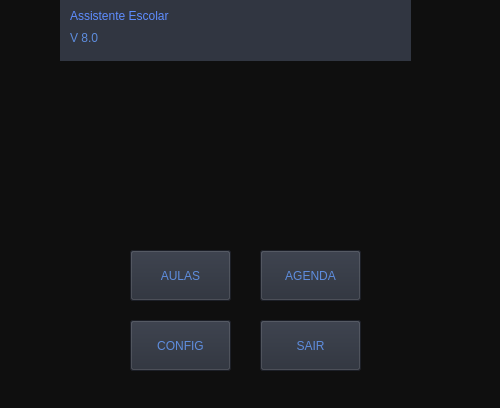
<?xml version="1.0" encoding="UTF-8"?>
<ui version="4.0">
 <class>dialog</class>
 <widget class="QDialog" name="dialog">
  <property name="geometry">
   <rect>
    <x>0</x>
    <y>0</y>
    <width>500</width>
    <height>408</height>
   </rect>
  </property>
  <property name="windowTitle">
   <string>Página inicial</string>
  </property>
  <property name="styleSheet">
   <string notr="true">background-color: rgb(15, 15, 15);
color: rgb(255, 255, 255);</string>
  </property>
  <widget class="QDialogButtonBox" name="buttonBox">
   <property name="geometry">
    <rect>
     <x>10</x>
     <y>600</y>
     <width>461</width>
     <height>32</height>
    </rect>
   </property>
   <property name="orientation">
    <enum>Qt::Horizontal</enum>
   </property>
   <property name="standardButtons">
    <set>QDialogButtonBox::Cancel|QDialogButtonBox::Ok</set>
   </property>
  </widget>
  <widget class="QLabel" name="label">
   <property name="geometry">
    <rect>
     <x>60</x>
     <y>0</y>
     <width>351</width>
     <height>61</height>
    </rect>
   </property>
   <property name="styleSheet">
    <string notr="true">background-color: rgb(49,54,65);
</string>
   </property>
   <property name="text">
    <string/>
   </property>
  </widget>
  <widget class="QLabel" name="label_2">
   <property name="geometry">
    <rect>
     <x>70</x>
     <y>0</y>
     <width>291</width>
     <height>31</height>
    </rect>
   </property>
   <property name="styleSheet">
    <string notr="true">background-color: rgb(49,54,65);
color: rgb(94,141,255);
font: 87 20pt &quot;Arial Black&quot;;</string>
   </property>
   <property name="text">
    <string>Assistente Escolar</string>
   </property>
  </widget>
  <widget class="QLabel" name="label_3">
   <property name="geometry">
    <rect>
     <x>70</x>
     <y>30</y>
     <width>51</width>
     <height>16</height>
    </rect>
   </property>
   <property name="styleSheet">
    <string notr="true">background-color: rgb(49,54,65);
color: rgb(94,141,222);
font: 87 12pt &quot;Arial Black&quot;;</string>
   </property>
   <property name="text">
    <string>V 8.0</string>
   </property>
  </widget>
  <widget class="QPushButton" name="Button_aulas">
   <property name="geometry">
    <rect>
     <x>130</x>
     <y>250</y>
     <width>101</width>
     <height>51</height>
    </rect>
   </property>
   <property name="styleSheet">
    <string notr="true">background-color: rgb(39,44,55);
color: rgb(94,141,222);
font: 87 10pt &quot;Arial Black&quot;;</string>
   </property>
   <property name="text">
    <string>AULAS</string>
   </property>
  </widget>
  <widget class="QPushButton" name="Button_agenda">
   <property name="geometry">
    <rect>
     <x>260</x>
     <y>250</y>
     <width>101</width>
     <height>51</height>
    </rect>
   </property>
   <property name="styleSheet">
    <string notr="true">background-color: rgb(39,44,55);
color: rgb(94,141,222);
font: 87 10pt &quot;Arial Black&quot;;</string>
   </property>
   <property name="text">
    <string>AGENDA</string>
   </property>
  </widget>
  <widget class="QPushButton" name="Button_sair">
   <property name="geometry">
    <rect>
     <x>260</x>
     <y>320</y>
     <width>101</width>
     <height>51</height>
    </rect>
   </property>
   <property name="styleSheet">
    <string notr="true">background-color: rgb(39,44,55);
color: rgb(94,141,222);
font: 87 10pt &quot;Arial Black&quot;;</string>
   </property>
   <property name="text">
    <string>SAIR</string>
   </property>
  </widget>
  <widget class="QPushButton" name="Button_config">
   <property name="geometry">
    <rect>
     <x>130</x>
     <y>320</y>
     <width>101</width>
     <height>51</height>
    </rect>
   </property>
   <property name="styleSheet">
    <string notr="true">color: rgb(94,141,222);
background-color: rgb(39,44,55);
font: 87 10pt &quot;Arial Black&quot;;</string>
   </property>
   <property name="text">
    <string>CONFIG</string>
   </property>
  </widget>
 </widget>
 <resources/>
 <connections>
  <connection>
   <sender>buttonBox</sender>
   <signal>accepted()</signal>
   <receiver>dialog</receiver>
   <slot>accept()</slot>
   <hints>
    <hint type="sourcelabel">
     <x>248</x>
     <y>254</y>
    </hint>
    <hint type="destinationlabel">
     <x>157</x>
     <y>274</y>
    </hint>
   </hints>
  </connection>
  <connection>
   <sender>buttonBox</sender>
   <signal>rejected()</signal>
   <receiver>dialog</receiver>
   <slot>reject()</slot>
   <hints>
    <hint type="sourcelabel">
     <x>316</x>
     <y>260</y>
    </hint>
    <hint type="destinationlabel">
     <x>286</x>
     <y>274</y>
    </hint>
   </hints>
  </connection>
 </connections>
</ui>
